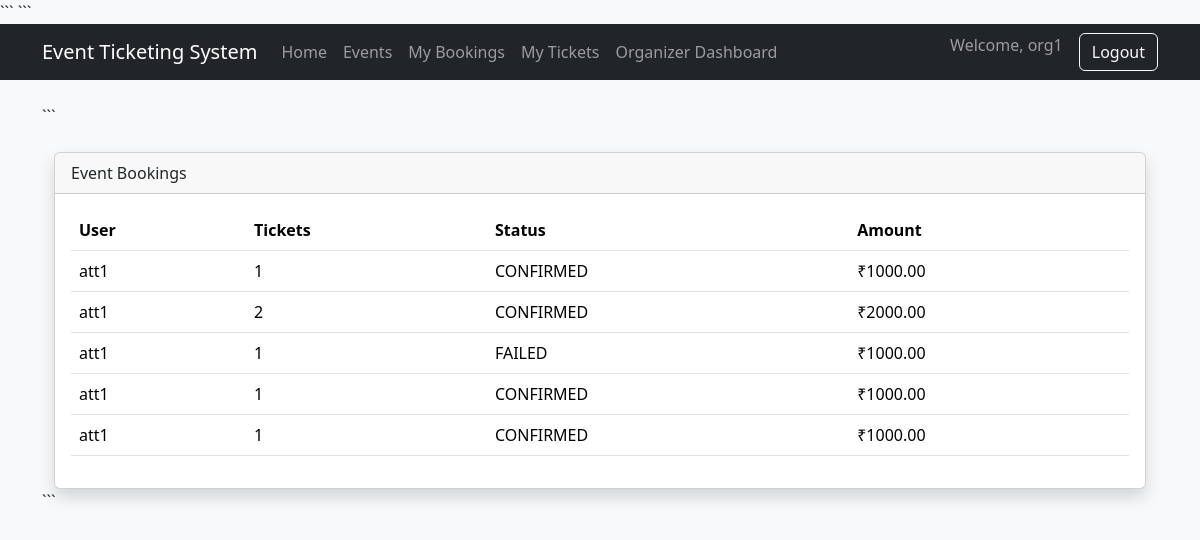
/organizer/event/1/bookings/ (signed in), run on the app's committed database.
### users/models.py (models this page shows, shortened)
class User(AbstractUser):
    ORGANIZER = "ORGANIZER"
    ATTENDEE = "ATTENDEE"
    ROLE_CHOICES = (
        (ORGANIZER, "Organizer"),
        (ATTENDEE, "Attendee"),
    )
    role = models.CharField(
        max_length=20,
        choices=ROLE_CHOICES
    )

### bookings/models.py (models this page shows, shortened)
class Booking(models.Model):
    STATUS_CHOICES = (
        ("PENDING", "Pending"),
        ("CONFIRMED", "Confirmed"),
        ("FAILED", "Failed"),
        ("CANCELLED", "Cancelled"),
    )
    user = models.ForeignKey(
        settings.AUTH_USER_MODEL,
        on_delete=models.CASCADE,
        related_name="bookings"
    )
    event = models.ForeignKey(
        Event,
        on_delete=models.CASCADE,
        related_name="bookings"
    )
    ticket_category = models.ForeignKey(
        TicketCategory,
        on_delete=models.CASCADE,
        related_name="bookings"
    )
    quantity = models.PositiveIntegerField()
    total_amount = models.DecimalField(
        max_digits=10,
        decimal_places=2
    )
    status = models.CharField(
        max_length=20,
        choices=STATUS_CHOICES,
        default="PENDING"
    )
    created_at = models.DateTimeField(
        auto_now_add=True
    )
    updated_at = models.DateTimeField(
        auto_now=True
    )

### ui/views.py (the view)
@login_required
def event_bookings(
    request,
    event_id
):
    event = get_object_or_404(
        Event,
        id=event_id,
        organizer=request.user
    )
    bookings = Booking.objects.filter(
        event=event
    )
    return render(
        request,
        "organizer/events/bookings.html",
        {
            "event": event,
            "bookings": bookings
        }
    )

### templates/organizer/events/bookings.html
{% extends "base.html" %}
{% block content %}
<div class="container mt-4">
    <div class="card shadow">
        <div class="card-header">
            Event Bookings
        </div>
        <div class="card-body">
            <table class="table">
                <thead>
                    <tr>
                        <th>User</th>
                        <th>Tickets</th>
                        <th>Status</th>
                        <th>Amount</th>
                    </tr>
                </thead>
                <tbody>
                    {% for booking in bookings %}
                    <tr>
                        <td>
                            {{ booking.user.username }}
                        </td>
                        <td>
                            {{ booking.quantity }}
                        </td>
                        <td>
                            {{ booking.status }}
                        </td>
                        <td>
                            ₹{{ booking.total_amount }}
                        </td>
                    </tr>
                    {% endfor %}
                </tbody>
            </table>
        </div>
    </div>
</div>
{% endblock %}

### templates/base.html (shortened to what this page needs)
<!DOCTYPE html>
<html lang="en">
<head>
<link href="https://cdn.jsdelivr.net/npm/bootstrap@5.3.8/dist/css/bootstrap.min.css" rel="stylesheet">
```
</head>
<body>
<nav class="navbar navbar-expand-lg navbar-dark bg-dark">
    <div class="container">
        <a
            class="navbar-brand"
            href="/"
        >
            Event Ticketing System
        </a>
        <div
            class="collapse navbar-collapse"
            id="navbarNav"
        >
            <ul class="navbar-nav me-auto">
                <li class="nav-item">
                    <a
                        class="nav-link"
                        href="/"
                    >
                        Home
                    </a>
                </li>
                <li class="nav-item">
                    <a
                        class="nav-link"
                        href="{% url 'events' %}"
                    >
                        Events
                    </a>
                </li>
                {% if user.is_authenticated %}
                <li class="nav-item">
                    <a
                        class="nav-link"
                        href="{% url 'my-bookings' %}"
                    >
                        My Bookings
                    </a>
                </li>
                <li class="nav-item">
                    <a
                        class="nav-link"
                        href="{% url 'my-tickets' %}"
                    >
                        My Tickets
                    </a>
                </li>
                {% if user.role == "ORGANIZER" %}
                <li class="nav-item">
                    <a
                        class="nav-link"
                        href="{% url 'organizer-dashboard' %}"
                    >
                        Organizer Dashboard
                    </a>
                </li>
                {% endif %}
                {% endif %}
            </ul>
            <ul class="navbar-nav">
                {% if user.is_authenticated %}
                <li class="nav-item">
                    <span
                        class="navbar-text me-3"
                    >
                        Welcome,
                        {{ user.username }}
                    </span>
                </li>
                <li class="nav-item">
                    <a
                        class="btn btn-outline-light"
                        href="{% url 'logout' %}"
                    >
                        Logout
                    </a>
                </li>
                {% endif %}
            </ul>
        </div>
    </div>
</nav>
<div class="container py-4">
```
{% block content %}
{% endblock %}
```
</div>
</body>
</html>

### templates/base.html (style rules this page uses)
body { background:#f8f9fa; }

### data on the page
User: username "org1"
Booking: user.username "att1", quantity "1", status "CONFIRMED", total_amount "1000.00"
Booking: user.username "att1", quantity "2", status "CONFIRMED", total_amount "2000.00"
Booking: user.username "att1", quantity "1", status "FAILED", total_amount "1000.00"
Booking: user.username "att1", quantity "1", status "CONFIRMED", total_amount "1000.00"
Booking: user.username "att1", quantity "1", status "CONFIRMED", total_amount "1000.00"
